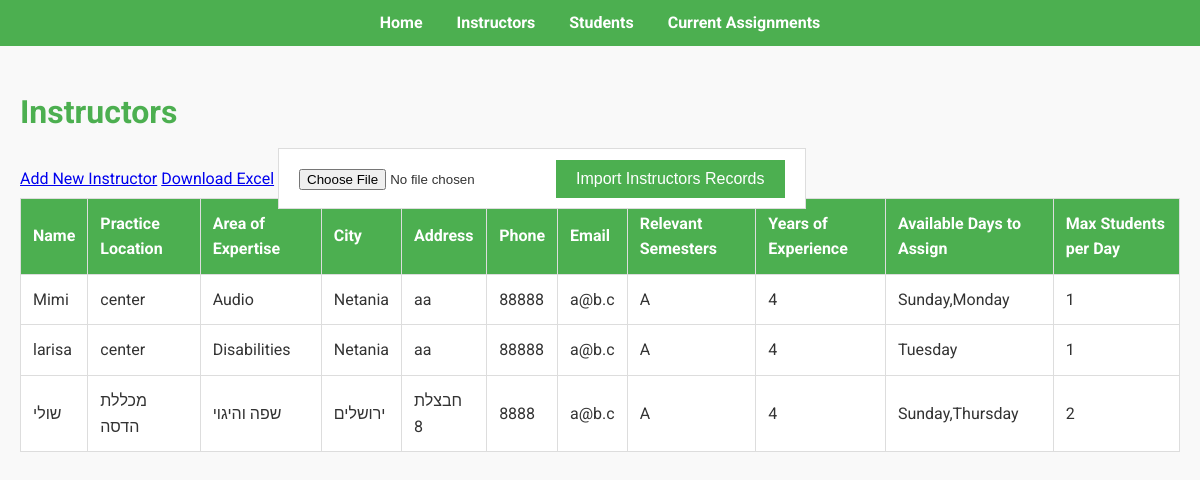
Before: /instructors with the older database file.
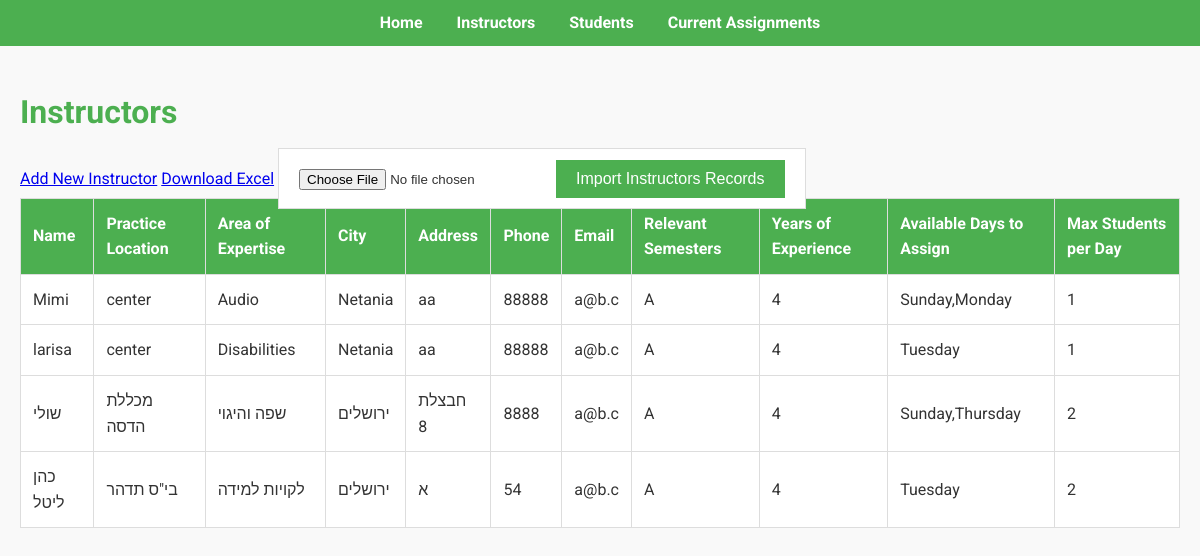
After: the same page with the newer database file.
### app/models.py (models this page shows)
class ClinicalInstructor(db.Model):
    id = db.Column(db.Integer, primary_key=True)
    name = db.Column(db.String(128), nullable=False)
    practice_location = db.Column(db.String(128), nullable=False)
    area_of_expertise = db.Column(db.String(128), nullable=False)
    city = db.Column(db.String(128), nullable=False)
    address = db.Column(db.String(128), nullable=False)
    phone = db.Column(db.String(20), nullable=False)
    email = db.Column(db.String(128), nullable=False)
    relevant_semesters = db.Column(db.String(128), nullable=False)
    years_of_experience = db.Column(db.Integer, nullable=False)
    available_days_to_assign = db.Column(db.String(128), nullable=False)
    max_students_per_day = db.Column(db.Integer, nullable=False, default=1)  # New field
    assignments = db.relationship('Assignment', backref='instructor', lazy=True)

### app/routes.py (the view)
@bp.route('/instructors')
def instructors_view():
    instructors = ClinicalInstructor.query.all()
    return render_template('instructors.html', instructors=instructors)

### app/templates/instructors.html
{% extends "base.html" %}
{% block content %}
<h1>Instructors</h1>
<a href="{{ url_for('main.add_instructor') }}">Add New Instructor</a>
<a href="{{ url_for('main.download_instructors') }}" class="btn btn-primary">Download Excel</a>
<form action="{{ url_for('main.upload_instructors') }}" method="post" enctype="multipart/form-data" style="display:inline;">
    <input type="file" name="file" accept=".xlsx" required>
    <button type="submit" class="btn btn-secondary">Import Instructors Records</button>
</form>
<table border="1">
    <thead>
        <tr>
            <th>Name</th>
            <th>Practice Location</th>
            <th>Area of Expertise</th>
            <th>City</th>
            <th>Address</th>
            <th>Phone</th>
            <th>Email</th>
            <th>Relevant Semesters</th>
            <th>Years of Experience</th>
            <th>Available Days to Assign</th>
            <th>Max Students per Day</th>
        </tr>
    </thead>
    <tbody>
        {% for instructor in instructors %}
        <tr>
            <td>{{ instructor.name }}</td>
            <td>{{ instructor.practice_location }}</td>
            <td>{{ instructor.area_of_expertise }}</td>
            <td>{{ instructor.city }}</td>
            <td>{{ instructor.address }}</td>
            <td>{{ instructor.phone }}</td>
            <td>{{ instructor.email }}</td>
            <td>{{ instructor.relevant_semesters }}</td>
            <td>{{ instructor.years_of_experience }}</td>
            <td>{{ instructor.available_days_to_assign }}</td>
            <td>{{ instructor.max_students_per_day }}</td>
        </tr>
        {% endfor %}
    </tbody>
</table>
{% endblock %}

### app/templates/base.html (shortened to what this page needs)
<!DOCTYPE html>
<html>
<head>
    <link rel="stylesheet" type="text/css" href="{{ url_for('static', filename='css/styles.css') }}">
</head>
<body>
    <nav>
        <a href="{{ url_for('main.main_view') }}">Home</a>
        <a href="{{ url_for('main.instructors_view') }}">Instructors</a>
        <a href="{{ url_for('main.students_view') }}">Students</a>
        <a href="{{ url_for('main.current_assignments') }}">Current Assignments</a>
    </nav>
    <div class="content">
        {% block content %}{% endblock %}
    </div>
</body>
</html>

### app/static/css/styles.css (style rules this page uses)
body { font-family: 'Roboto', sans-serif; background-color: #F9F9F9; color: #333333; margin: 0; padding: 0; line-height: 1.6; }
nav { background-color: #4CAF50; padding: 10px; text-align: center; }
nav a { color: #FFFFFF; text-decoration: none; margin: 0 15px; font-weight: bold; }
.content { padding: 20px; }
h1, h2, h3 { color: #4CAF50; }
table { width: 100%; border-collapse: collapse; margin-bottom: 20px; }
table, th, td { border: 1px solid #dddddd; }
th, td { padding: 12px; text-align: left; }
th { background-color: #4CAF50; color: white; }
td { background-color: #FFFFFF; }
button, input[type="submit"] { background-color: #4CAF50; color: white; border: none; padding: 10px 20px; cursor: pointer; font-size: 16px; }
form { background-color: #FFFFFF; padding: 20px; border: 1px solid #dddddd; margin-bottom: 20px; }

Changed rows visible on the page:
added ClinicalInstructor: name "כהן ליטל", practice_location "בי\"ס תדהר", area_of_expertise "לקויות למידה", city "ירושלים", address "א", phone "54", email "a@b.c", relevant_semesters "A", years_of_experience "4", available_days_to_assign "Tuesday", max_students_per_day "2"
